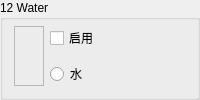
                 <widget class="QGroupBox" name="Base12">
                  <property name="sizePolicy">
                   <sizepolicy hsizetype="Expanding" vsizetype="Minimum">
                    <horstretch>0</horstretch>
                    <verstretch>0</verstretch>
                   </sizepolicy>
                  </property>
                  <property name="minimumSize">
                   <size>
                    <width>30</width>
                    <height>0</height>
                   </size>
                  </property>
                  <property name="maximumSize">
                   <size>
                    <width>16777215</width>
                    <height>16777215</height>
                   </size>
                  </property>
                  <property name="autoFillBackground">
                   <bool>true</bool>
                  </property>
                  <property name="title">
                   <string>12 Water</string>
                  </property>
                  <property name="flat">
                   <bool>false</bool>
                  </property>
                  <layout class="QGridLayout" name="gridLayout_35">
                   <property name="topMargin">
                    <number>0</number>
                   </property>
                   <property name="bottomMargin">
                    <number>3</number>
                   </property>
                   <item row="0" column="1">
                    <widget class="QCheckBox" name="Enable12">
                     <property name="sizePolicy">
                      <sizepolicy hsizetype="Expanding" vsizetype="Fixed">
                       <horstretch>0</horstretch>
                       <verstretch>0</verstretch>
                      </sizepolicy>
                     </property>
                     <property name="text">
                      <string>启用</string>
                     </property>
                    </widget>
                   </item>
                   <item row="0" column="2">
                    <spacer name="horizontalSpacer_24">
                     <property name="orientation">
                      <enum>Qt::Horizontal</enum>
                     </property>
                     <property name="sizeHint" stdset="0">
                      <size>
                       <width>40</width>
                       <height>20</height>
                      </size>
                     </property>
                    </spacer>
                   </item>
                   <item row="1" column="1">
                    <widget class="QRadioButton" name="is12Water">
                     <property name="text">
                      <string>水</string>
                     </property>
                     <property name="icon">
                      <iconset resource="BlockTextures.qrc">
                       <normaloff>:/new/Textures/Slope/block/water_flow.png</normaloff>:/new/Textures/Slope/block/water_flow.png</iconset>
                     </property>
                    </widget>
                   </item>
                   <item row="0" column="0" rowspan="2">
                    <widget class="QLabel" name="Color12">
                     <property name="minimumSize">
                      <size>
                       <width>30</width>
                       <height>0</height>
                      </size>
                     </property>
                     <property name="font">
                      <font>
                       <family>微软雅黑</family>
                       <pointsize>9</pointsize>
                      </font>
                     </property>
                     <property name="frameShape">
                      <enum>QFrame::StyledPanel</enum>
                     </property>
                     <property name="text">
                      <string/>
                     </property>
                    </widget>
                   </item>
                  </layout>
                 </widget>
